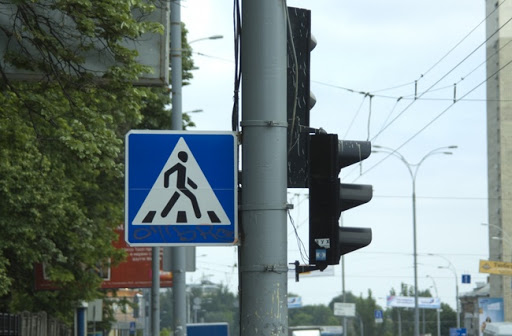
#> input picture CV/data/peshehod.jpeg, 512 x 336 px
$ jupyter execute --allow-errors 1_OpenCV.ipynb
#> lines starting #> are read from the running program, lines starting #| are printed output that depends on the picture; after the words box and inside, x2 and y2 are one past the last pixel; in counts of white or black regions, pixels touching at a corner belong together; long printed decimals are rounded
[cell 1]
import cv2
import matplotlib.pyplot as plt
import numpy as np

# Библиотека OpenCV

## Загрузка изображения

[cell 2]
pesh = cv2.imread('data/peshehod.jpeg')
#> pesh is the input picture: shape (336, 512, 3); mean B, G, R 136.3, 136.7, 122.6
plt.imshow(pesh) #перепутаны местами каналы, не забудьте!
plt.show()

Изображение отображается с некорректнымицветами. Дело в том, что часто при чтении изображения оно читается как BGR, а не RGB, но это не трудно исправить

[cell 3]
pesh = cv2.cvtColor(pesh, cv2.COLOR_BGR2RGB)
plt.imshow(pesh)
plt.show()

## Кадрирование

[cell 4]
pesh.shape
#> Out = (336, 512, 3)

[cell 5]
cropped_img = pesh[100:200, 200:400]
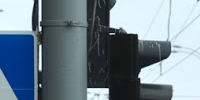
#> cropped_img: shape (100, 200, 3); mean R, G, B 115.6, 133, 145.1
plt.imshow(cropped_img)
plt.show()

## Изменение размера

[cell 6]
resized_img = cv2.resize(pesh, (900, 400), interpolation = cv2.INTER_AREA)
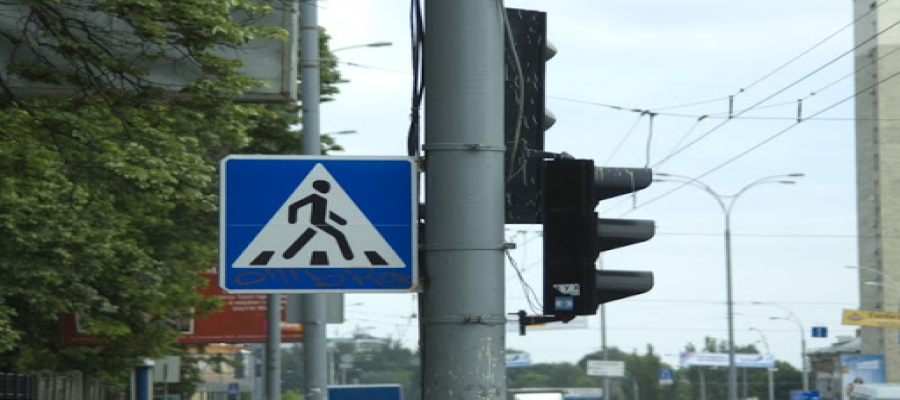
#> resized_img: shape (400, 900, 3); mean R, G, B 122.5, 136.7, 136.2
plt.imshow(resized_img)
plt.show()

## Рисование прямоугольника

[cell 7]
output = pesh.copy()
cv2.rectangle(output, (100, 200), (200, 300), (0, 255, 255), 5)
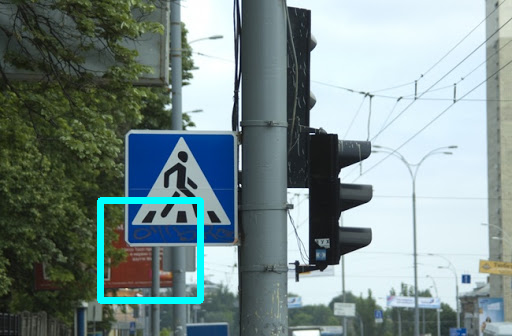
#> output: shape (336, 512, 3); mean R, G, B 121.1, 139.1, 138.7
plt.imshow(output)
plt.show()

## Градация серого и treshold

[cell 8]
gray_img = cv2.cvtColor(pesh, cv2.COLOR_RGB2GRAY)
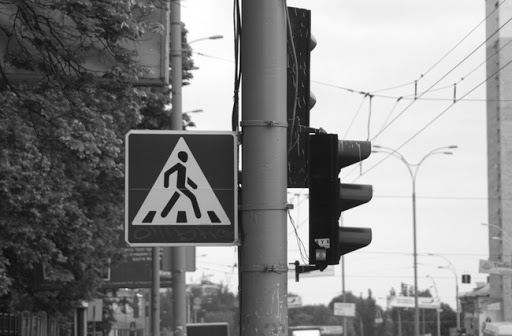
#> gray_img: shape (336, 512); min 2, max 255, mean 132.5
_, thresholded_img = cv2.threshold(gray_img, 127, 255, 0)
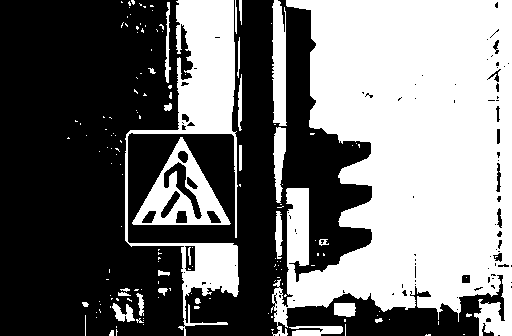
#> thresholded_img: shape (336, 512); 44.8% white; 152 white regions (123 under 20 px), largest, box (x1, y1, x2, y2) and area: (271, 0, 512, 336) 58048, (125, 0, 239, 336) 10739, (132, 137, 231, 225) 3253
plt.subplot(121)
plt.imshow(gray_img)
plt.subplot(122)
plt.imshow(thresholded_img)
plt.show()

[cell 9]
gray_img = cv2.cvtColor(pesh, cv2.COLOR_RGB2GRAY)
_, thresholded_img = cv2.threshold(gray_img, 127, 255, 0)
plt.subplot(121)
plt.imshow(gray_img, cmap='gray') # указываем цветовуюсхему для корректного отображения
plt.subplot(122)
plt.imshow(thresholded_img, cmap='gray')
plt.show()

## Фильтры

[cell 10]
noise = np.random.randint(0, 255, pesh.shape).astype(np.uint8)
noisy_img = cv2.addWeighted(pesh, 0.7, noise, 0.3, 2.2) #кстати, это способ получить смесь изображений
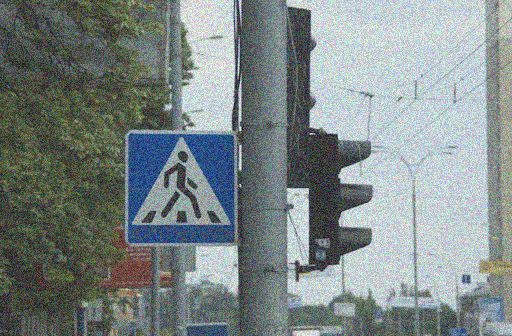
#> noisy_img: shape (336, 512, 3); mean R, G, B 126.1, 136.1, 135.6

[cell 11]
gblurred_img = cv2.GaussianBlur(noisy_img, (7, 7), 0)
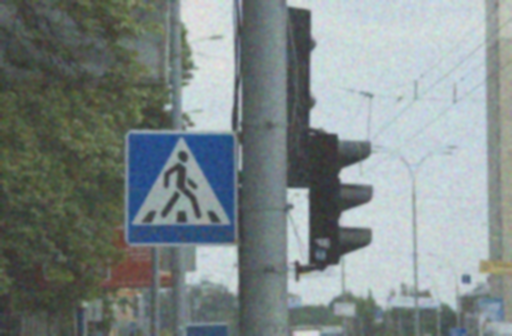
#> gblurred_img: shape (336, 512, 3); mean R, G, B 126.2, 136.1, 135.6
mblurred_img = cv2.medianBlur(noisy_img, 7)
plt.figure(figsize=(15, 5))
plt.subplot(131)
plt.title('Шумное изображение')
plt.imshow(noisy_img)
plt.subplot(132)
plt.title('Сглаженная по Гауссу')
plt.imshow(gblurred_img)
plt.subplot(133)
plt.title('Сглаженная по медиане')
plt.imshow(mblurred_img)
plt.show()

## Задание 1
Для изображения знака сделайте threshold по порогу выше 180.

[cell 12]
#Введите число, полученное в результате выполнения кода ниже в строку для ответов
print(np.sum(thresholded_img)/255)
#| 77068.0

[cell 13]
gray_img = cv2.cvtColor(pesh, cv2.COLOR_RGB2GRAY)
_, result_image = cv2.threshold(gray_img, 180, 255, 0)
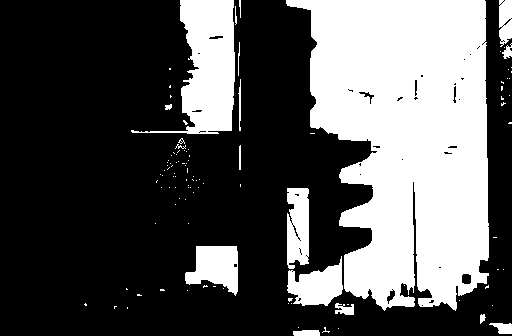
#> result_image: shape (336, 512); 33.6% white; 109 white regions (91 under 20 px), largest, box (x1, y1, x2, y2) and area: (286, 0, 489, 311) 44806, (131, 0, 235, 134) 6352, (185, 246, 238, 296) 1776
plt.subplot(121)
plt.imshow(gray_img, cmap='gray') # указываем цветовую схему для корректного отображения
plt.subplot(122)
plt.imshow(thresholded_img, cmap='gray')
plt.show()

[cell 14]
#Введите в поле для ответа число, которое получится после выполнения кода ниже:
print(np.sum(result_image[120:250, 120:250])/np.sum(result_image))
#| 0.01706
